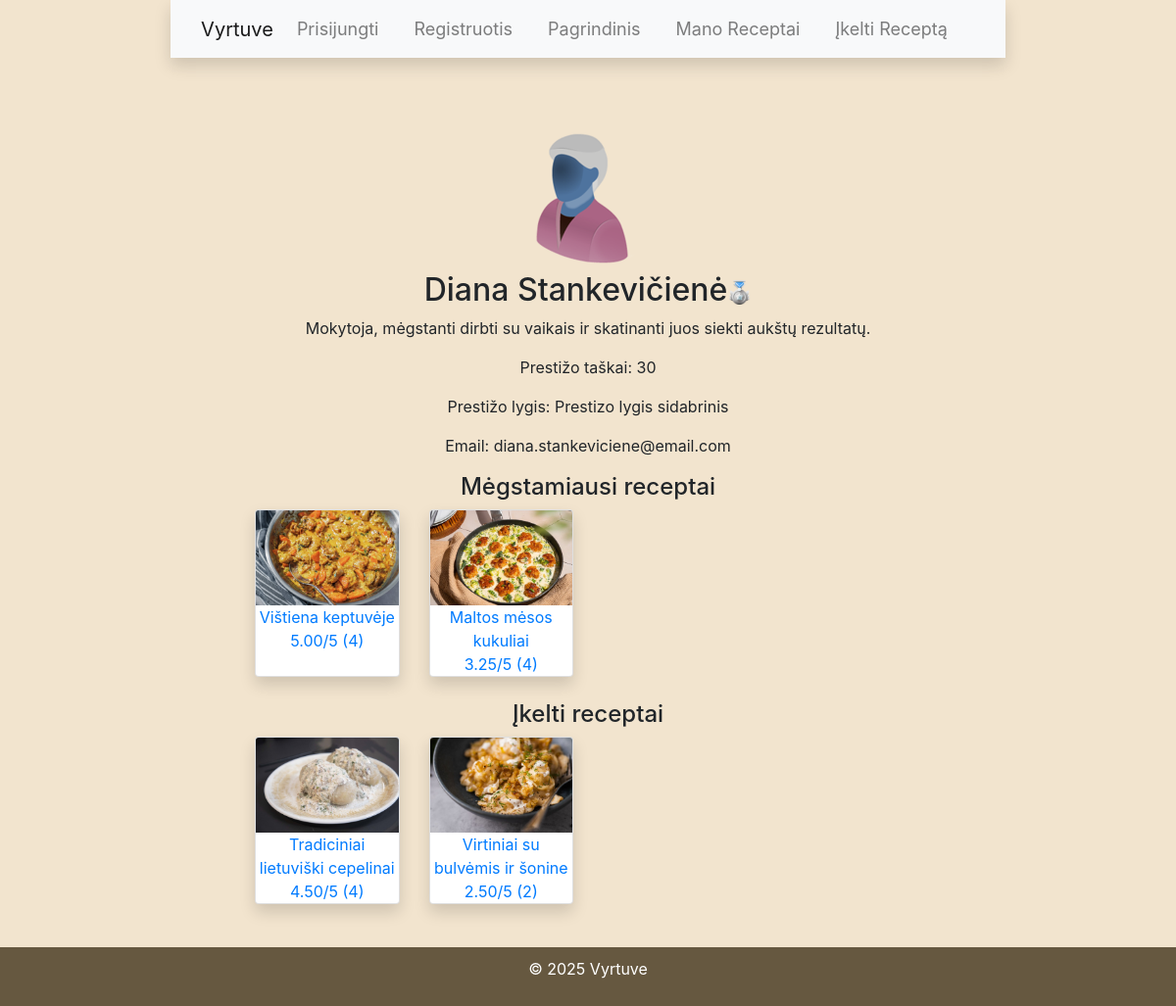
Page /profile/Diana/ on the committed database.
### Vyrtuve/models.py (models this page shows, shortened)
class Profilis(models.Model):
    profilis = models.OneToOneField(User, on_delete=models.CASCADE)
    vardas = models.CharField(max_length=50)
    aprasas = models.TextField(max_length=2000)
    nuotrauka = models.ImageField(upload_to='profiliu_nuotraukos/', blank=True, default='default-user.png')
    prestizas = models.ForeignKey(Prestizas, on_delete=models.SET_NULL, null=True, blank=True)
    prestizo_taskai = models.IntegerField(default=0)

class Prestizas(models.Model):
    PASIRINKIMAI = (
        ("Prestizo lygis įprastas", "Įprastas"),
        ("Prestizo lygis bronzinis", "Bronzinis"),
        ("Prestizo lygis sidabrinis", "Sidabrinis"),
        ("Prestizo lygis auksinis", "Auksinis"),
        ("Prestizo lygis Administratorius", "Administratorius"),
    )
    lygio_pavadinimas = models.CharField(choices=PASIRINKIMAI, max_length=40, blank=True, null=True)
    tasku_reikalavimas = models.IntegerField()
    ikona = models.ImageField(upload_to='prestizo_ikonai/', blank=True, null=True)

class Receptas(models.Model):
    titulas = models.CharField(max_length=50)
    aprasas = models.TextField(max_length=2000)
    ingridientai = models.TextField(max_length=2000)
    instrukcijos = models.TextField(max_length=2000)
    nuotrauka = models.ImageField(upload_to='receptai/', blank=True, null=True)
    gaminimo_laikas = models.FloatField()
    vidutinis_reitingas = models.FloatField(default=0)
    reitingu_kiekis = models.IntegerField(default=0)
    favoritu_kiekis = models.IntegerField(default=0)
    ar_vegetariskas = models.BooleanField(default=False)
    ar_veganiskas = models.BooleanField(default=False)
    data = models.DateTimeField(auto_now_add=True)
    sablonas = models.ForeignKey(Sablonas, on_delete=models.SET_NULL, null=True)
    profilis = models.ForeignKey(Profilis, related_name='receptai', on_delete=models.CASCADE, null=True)

### Vyrtuve/views.py (the view)
# urls.py: path('profile/<str:username>/', views.view_other_profile, name='view-other-profile'),
def view_other_profile(request, username):
    profile = Profilis.objects.get(profilis__username=username)
    favorite_ratings = Reitingas.objects.filter(profilis=profile, favoritas=True)
    favorite_recipes = [rating.receptas for rating in favorite_ratings if rating.receptas is not None]
    uploaded_recipes = Receptas.objects.filter(profilis=profile)
    favorite_recipes = favorite_recipes[:4]
    context = {
        'profile': profile,
        'favorite_recipes': favorite_recipes,
        'uploaded_recipes': uploaded_recipes,
    }
    return render(request, 'profile_view_other.html', context)

### Vyrtuve/templates/profile_view_other.html
{% extends 'base.html' %}
{% block content %}
<div>
    <img class="rounded-circle" src="{{ profile.nuotrauka.url }}"/>
    <h2>{{ profile.vardas }}<img src="{{ profile.prestizas.ikona.url }}" style="width: 25px; height: 25px;"></h2>
    <p>{{ profile.aprasas }}</p>
    <p>Prestižo taškai: {{ profile.prestizo_taskai }}</p>
    <p>Prestižo lygis: {{ profile.prestizas.lygio_pavadinimas }}</p>
    <p>Email: {{ profile.profilis.email }}</p>
</div>
<div>
    <h4>Mėgstamiausi receptai</h4>
    <div class="row">
        {% for receptas in favorite_recipes %}
        <div class="col-sm-6 col-md-3 d-flex align-items-stretch">
            <div class="card mb-4 shadow">
                <img class="card-img-top" src="{{ receptas.nuotrauka.url }}"/>
                <div>
                    <a href="{% url 'recipe' receptas.id %}">{{ receptas.titulas }}</a>
                    <br>
                    <a href="{% url 'recipe' receptas.id %}">{{ receptas.vidutinis_reitingas|floatformat:2 }}/5 ({{ receptas.reitingu_kiekis }})</a>
                </div>
            </div>
        </div>
        {% empty %}
        <p>Šis vartotojas nepažymėjo jokio recepto kaip favorito.</p>
        {% endfor %}
    </div>
</div>
<div>
    <h4>Įkelti receptai</h4>
    <div class="row">
        {% for receptas in uploaded_recipes %}
        <div class="col-sm-6 col-md-3 d-flex align-items-stretch">
            <div class="card mb-4 shadow">
                <img class="card-img-top" src="{{ receptas.nuotrauka.url }}"/>
                <div>
                    <a href="{% url 'recipe' receptas.id %}">{{ receptas.titulas }}</a>
                    <br>
                    <a href="{% url 'recipe' receptas.id %}">{{ receptas.vidutinis_reitingas|floatformat:2 }}/5 ({{ receptas.reitingu_kiekis }})</a>
                </div>
            </div>
        </div>
        {% empty %}
        <p>Šis vartotojas neįkėlė jokio recepto.</p>
        {% endfor %}
    </div>
</div>
{% endblock %}

### Vyrtuve/static/css/styles.css (style rules this page uses)
html, body { height: 100%; margin: 0; padding: 0; }
body { font-family: Arial, sans-serif; display: flex; place-items: center; flex-direction: column; background-color: #f2e4ce !important; }
.row { display: flex; flex-wrap: wrap; }

### rows in the picture
Profilis: nuotrauka (picture), vardas "Diana Stankevičienė", prestizas.ikona (picture), aprasas "Mokytoja, mėgstanti dirbti su vaikais ir skatinanti juos siekti aukštų rezultatų.", prestizo_taskai "30", prestizas.lygio_pavadinimas "Prestizo lygis sidabrinis", profilis.email "diana.stankeviciene@email.com"
Receptas: nuotrauka (picture), titulas "Vištiena keptuvėje", vidutinis_reitingas "5.00", reitingu_kiekis "4"
Receptas: nuotrauka (picture), titulas "Maltos mėsos kukuliai", vidutinis_reitingas "3.25", reitingu_kiekis "4"
Receptas: nuotrauka (picture), titulas "Tradiciniai lietuviški cepelinai", vidutinis_reitingas "4.50", reitingu_kiekis "4"
Receptas: nuotrauka (picture), titulas "Virtiniai su bulvėmis ir šonine", vidutinis_reitingas "2.50", reitingu_kiekis "2"
